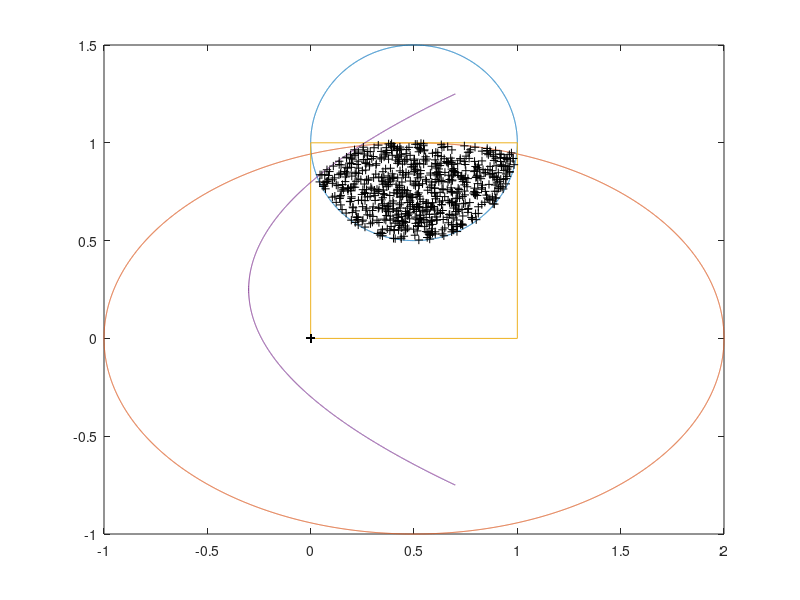

MATLAB code to generate this figure:
% =========================================================================
%                 Programa base para el Parcial 01 ANC_202103
% =========================================================================



%P TEORICA lo sacamos p=pi/4
%5.1
p=.7;
Precision= 1e-2;
Probabilidad=.95;
Zb=norminv(1-.5*(1-Probabilidad));

N_puntos=(Zb/Precision)^2*(p*(1-p));

XY_centro_elipse = [0.5,0];
AB_Elipse        = [1.5,1];

XY_Circulo = [0.5,1];
R_Circulo  = 0.5;



%
% Círculo
% 
t = 2*pi*(0:N_puntos)/N_puntos;
%
xc = R_Circulo * cos(t) + XY_Circulo(1);
yc = R_Circulo * sin(t) + XY_Circulo(2);
%
% Elipse
%
xe = AB_Elipse(1) * cos(t) + XY_centro_elipse(1); 
ye = AB_Elipse(2) * sin(t) + XY_centro_elipse(2);
%
% Parábola y = VPy + sqrt(x - VPx); x >= xcp
%VP       = [-0.0,0.0];
VP       = [-0.3,0.25];
longRama = 1.0;
xp       = VP(1) + longRama * (0.5 * N_puntos:-1:0)/(0.5*N_puntos);
yp       = VP(2) + [sqrt(xp - VP(1)), - sqrt(xp(0.5*N_puntos:-1:1) - VP(1))];
xp       = [xp,xp(0.5*N_puntos:-1:1)];
%
% Encuadre
%
cuadro = [[0,1,1,0,0];[0,0,1,1,0]];
%
% Se generan puntos aleatorios en (0,1) X (0,1)
%
Kj = 2000;
x = rand(1,Kj);
y = rand(1,Kj);
%
DC = (x-XY_Circulo(1)).^2 + (y-XY_Circulo(2)).^2 < R_Circulo^2;
DE = ((x-XY_centro_elipse(1))/AB_Elipse(1)).^2 + ...
     ((y-XY_centro_elipse(2))/AB_Elipse(2)).^2 <= 1;

DP = (y - VP(2)).^2 <= (x - VP(1));

%
% obtenga el valor de p

%fprintf("P: %f\n",p)
%
xd = DC.*DE.*DP.*x;
yd = DC.*DE.*DP.*y;

%%%calculamos el valor de p

p = sum(xd>0)/N_puntos;
plot(xc,yc,xe,ye,cuadro(1,:),cuadro(2,:),xp,yp,xd,yd,'+k')

% =========================================================================
%         Fin del código
% =========================================================================